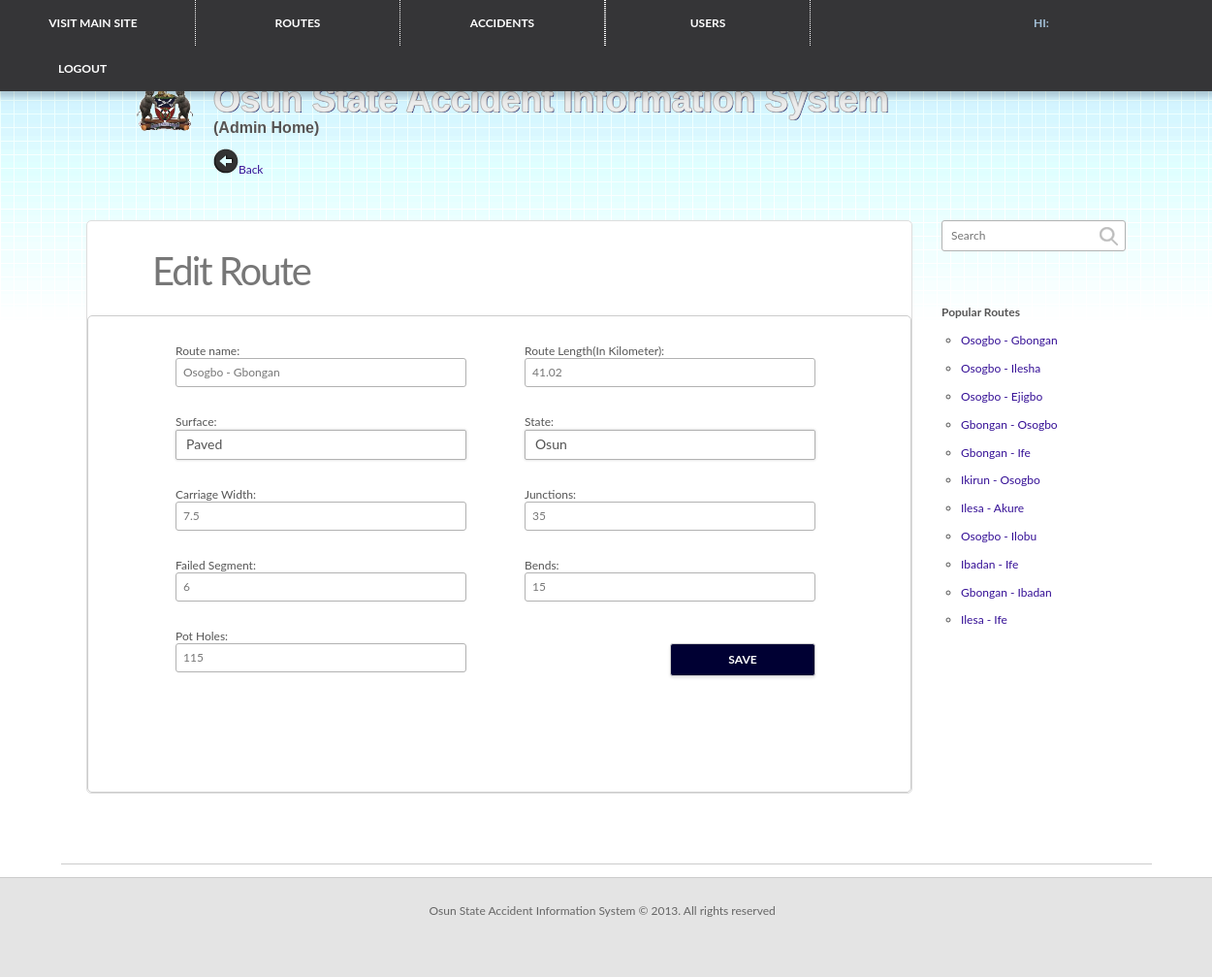
Screenshot of /admin/edit.php?route_id=1 (signed in) with the database file from the repository.
### tables this page shows
CREATE TABLE `routes` (
  `route_id` int(10) NOT NULL auto_increment,
  `route_name` varchar(50) NOT NULL,
  `pot_holes` int(10) NOT NULL,
  `route_length` double NOT NULL,
  `carriage_width` double NOT NULL,
  `surface` varchar(20) NOT NULL,
  `junctions` int(10) NOT NULL,
  `bends` int(10) NOT NULL,
  `failed_segment` int(10) NOT NULL,
  `state` varchar(50) NOT NULL,
  `fatality_rate` double default '0',
  `fatality_density` double default '0',
  `casualty_density` double default '0',
  `total_accidents` int(11) NOT NULL default '0',
  `dead` int(5) NOT NULL default '0',
  `injured` int(5) NOT NULL default '0',
  `casualty` int(5) NOT NULL default '0',
  PRIMARY KEY  (`route_id`)
);

### model/mysql.php (called while the page is built, shortened)
<?php
final class mysql {
	public function __construct() {
		if (!$this->handle = mysql_connect(SERVER, USERNAME, PASSWORD)) {
      		exit('Error: Could not establish  connection to database using ' . USERNAME . '@' . SERVER);
    	}
  	}
  	private function query($sql) {
	$result=array();
	$resource=mysql_query($sql);
	if(@mysql_num_rows($resource)>0){
	 while($value=mysql_fetch_assoc($resource)){
	 $result[]=$value;
	 }
	 return $result;
	 }
	else return NULL;
  	}
	function loadRoute($id){
	$sql="SELECT * FROM routes WHERE route_id='$id'";
	return $this->query($sql);
	}
	function loadRoutes(){
	$sql="SELECT * FROM routes";
	return $this->query($sql);
	}
}
?>

### controller/class.main.php (called while the page is built, shortened)
<?php
require_once '../model/mysql.php';
class mainClass{
public $mysql;
function  __construct(){
$this->mysql=new mysql();
}
function loadRoutes(){
return $this->mysql->loadRoutes();
}
function loadRoute($id){
return $this->mysql->loadRoute($id);
}
}
?>

### admin/edit.php (the view, shortened to what this page needs)
<?php
if(!($id=$_GET['route_id'])){
header('location:index.php');
}
include '../controller/class.main.php';
$handle=new mainClass();
$routes=$handle->loadRoutes();
if(!($route=$handle->loadRoute($id))){
}
$param=$route[0];
include '../save.php';
?>
<!DOCTYPE html>
<html >
<head>
        <link href="../css/css" rel="stylesheet" type="text/css">
<link href="css/css" rel="stylesheet" type="text/css">
        <link rel="stylesheet" href="../css/flick/jquery-ui-1.8.16.custom.css" type="text/css" />
                <link href="../css/style.css" media="all" rel="stylesheet" type="text/css">
<link href="../font/stylesheet.css" rel="stylesheet" type="text/css" />
<link href="../css/styles.css" rel="stylesheet" type="text/css" />
</head>
    <body >
 <div id="main-wrapper" style="padding-top: 47px; background: url('img/bg.png') repeat-x">
 <div id="main-wrapper-header">
     <header class="main-header">
    <div class="container-fluid">
<nav class="main-nav" style="float:none">
   <ul>
     <li>
                                <a href="../index.php" fsource="loggedin_Buyer_home" style="color:#FFF; border-left:1px dotted  #fff; width:150px; margin-left:-40px" ><center>Visit Main Site</center></a>                            </li>
<li class="js-top-menu-sales">
<a href="index.php" fsource="loggedin_Seller_ManageSales" style="color: #FFF; border-left:1px dotted  #fff; width:150px">
<center>Routes</center></a>                                </li>
<li class="js-top-menu-sales"><a href="accidents.php" fsource="loggedin_Seller_ManageSales" style=" border-left:1px dotted  #fff; border-right:1px dotted  #fff; color:#FFF; width:150px"><center> Accidents  </center>
<li class="js-top-menu-sales"><a href="users.php" fsource="loggedin_Seller_ManageSales" style=" border-left:1px dotted  #fff; border-right:1px dotted  #fff; color:#FFF; width:150px"><center> Users  </center>                                     </li></a>
<li><a href="" style="color: #A4C1D9; margin-left:200px">     <center> Hi: <?php  ?>                             </center> </a>                            </li>
                             <li> <a href="logout.php" style="color: #fff; ">     <center> Logout                             </center> </a>                            </li>
                      </ul></nav></center> </div>
 </header>
</div>
<div class="main-content" style=" background: url('../img/bg.png') repeat-x" >
<div class="db-container container-fluid" style=" background: url('img/bg.png') repeat-x" ><br/><br/>
<div class="span7" style="margin-left:110px" >
			<div class="visible-desktop" id="icon">
				<img src="../img/icon.png" style="width:60px; height:60px" />
			</div>
 <div id="app-name">
	<h1 style="font-size:36px; " >Osun State Accident Information System</h1><br/>
                <h2 style="font-size:16px">(Admin Home)</h2><br/>
    <div style=""><a href="index.php"><img  onClick="history.back()" src="../images/arrow-top.png">Back</a></div>
    <br/>
 </div>
            </div>
            <br/><br/>
                        <div class="row-fluid" style="width:1300px; padding-right:0px">
                            <div class="span12">
                            <aside class="db-sidebar">
                              <div class="db-sidebar-inner">
                                        <div class="db-search hint--left cf" data-hint="Search">
                                        <form name="frm" action="" >
                                            <input id="query" name="query" type="search" value=""  placeholder="Search">
                                            <input type="image" src="../images/btn-search-icon.png" alt="Go" class="btn-search" style="cursor: default !important;"><br/>
                                       </form> </div>
                                  <nav class="db-na"><br/><br/><br/>
                                  <p><b>Popular Routes</b></p><br/>
                                            <ol style="list-style:circle; padding-left:20px">
                                            <?php $i=0; foreach($routes as $rt){ if($i<12){ ?>
                                                <li ><a href="<?php echo "accident_info.php?id=".$rt['route_id']; ?>" fsource="loggedin_Inbox"><?php echo $rt['route_name'] ?></a></li><br/>
                                               <?php $i++; }} ?>
                                            </ol>
                                </nav>
                                  </div>
                          </aside>
                                <section class="db-content db-content-conversation-detail">
                                    <header class="db-header header-nobot cf">
                                        <h1 class="with-thumb"> Edit Route </h1>
                                    </header>
<div class="db-tabs-wrapper">
<form name="childinfo"  method="post"><br/><br/>
 <div style="width:750px"><div style="float:left; padding-left:40px; margin-left:50px">
 <p>Route name:&nbsp;</p><input type="text" name="route_name" style="width:300px" value="<?php echo(isset($param['route_name'])?$param['route_name']:'');  ?>"><br/><br/><br/>
            <p>Surface:&nbsp;</p><select name="surface" style="width:300px" ><option value="paved" <?php echo (isset($param['surface'])&&$param['surface']=='paved')?'selected':'' ?>>Paved</option> </select><br/><br/><br/>
            <p>Carriage Width:&nbsp;</p><input type="text" name="carriage_width" value="<?php echo(isset($param['carriage_width'])?$param['carriage_width']:'');  ?>" style="width:300px" ><br/><br/><br/>
            <p>Failed Segment:&nbsp;</p><input type="text" class="datepicker" name="failed_segment"  style="width:300px" value="<?php echo(isset($param['failed_segment'])?$param['failed_segment']:'');  ?>"/><br/><br/><br/>
             <p>Pot Holes:&nbsp;</p><input type="text"  value="<?php echo(isset($param['pot_holes'])?$param['pot_holes']:'');  ?>" name="pot_holes"  style="width:300px" /><br/><br/><br/>
            </div>
            <div style="float:right; margin-left:10px"><p>Route Length(In Kilometer):&nbsp;</p><input type="text" name="route_length" style="width:300px" value="<?php echo(isset($param['route_length'])?$param['route_length']:'');  ?>"><br/><br/><br/>
           <p>State:&nbsp;</p><select name="state" style="width:300px" ><option value="osun" <?php  ?>>Osun</option></select><br/><br/><br/>
            <p>Junctions:&nbsp;</p><input type="text"  value="<?php echo(isset($param['junctions'])?$param['junctions']:'');  ?>" name="junctions"  style="width:300px" /><br/><br/><br/>
            <p>Bends:&nbsp;</p><input type="text"  value="<?php echo(isset($param['bends'])?$param['bends']:'');  ?>" name="bends"  style="width:300px" /><br/><br/><br/><br/>
           <p><input type="submit"  value="Save" name="update_route"  class="btn-standard" style=" width:150px; margin-left:150px; background: #000033; color:#FFFFFF; padding:10px 20px 10px 20px; "  /></p><br/>
            </div>
            <br/><br/><br/><br/><br/><br/><br/><br/><br/><br/><br/><br/><br/><br/><br/><br/><br/><br/><br/><br/> <br/><br/><br/> <br/><br/><br/> <br/><br/><br/> <br/>
            <br/>
            <br/></div>
            </form>
</div>
 </section>
</div>
</div>
</div>
 </div>
 <?php include '../footer.php' ?>
 </div>
</body></html>

### css/styles.css (style rules this page uses)
body { background: url('../img/bg.png') repeat-x; background-color: #fff; }
h1, h2, h3, h4, h5, h6 { text-shadow: white 0.02em 0.02em; font-family: 'QlassikBold', sans-serif; }
h2 { font-size: 2.3em; }
#icon { position: relative; float: left; margin-right: 20px; }
#app-name { position: relative; float: left; margin-top: 20px; margin-right: 20px; max-width:900px; }
#app-name h1 { font-size: 5.5em; font-size: 5.5em; color: #ECECEC; text-shadow: -1px 0 #B3B3B3, 0 1px #B3B3B3, 1px 0 #B3B3B3, 0 -1px #B3B3B3, #020763 0.03em 0.03em; }
.span7 { width:1100px; }

### admin/edit.php (style rules this page uses)
body { background: url('../img/bg.png') repeat-x; }

### rows the page displays
routes: route_name "Osogbo - Gbongan", surface "Paved", carriage_width "7.5", failed_segment "6", pot_holes "115", route_length "41.02", junctions "35", bends "15"
routes: route_name "Osogbo - Ilesha"
routes: route_name "Osogbo - Ejigbo"
routes: route_name "Gbongan - Osogbo"
routes: route_name "Gbongan - Ife"
routes: route_name "Ikirun - Osogbo"
routes: route_name "Ilesa - Akure"
routes: route_name "Osogbo - Ilobu"
routes: route_name "Ibadan - Ife"
routes: route_name "Gbongan - Ibadan"
routes: route_name "Ilesa - Ife"
